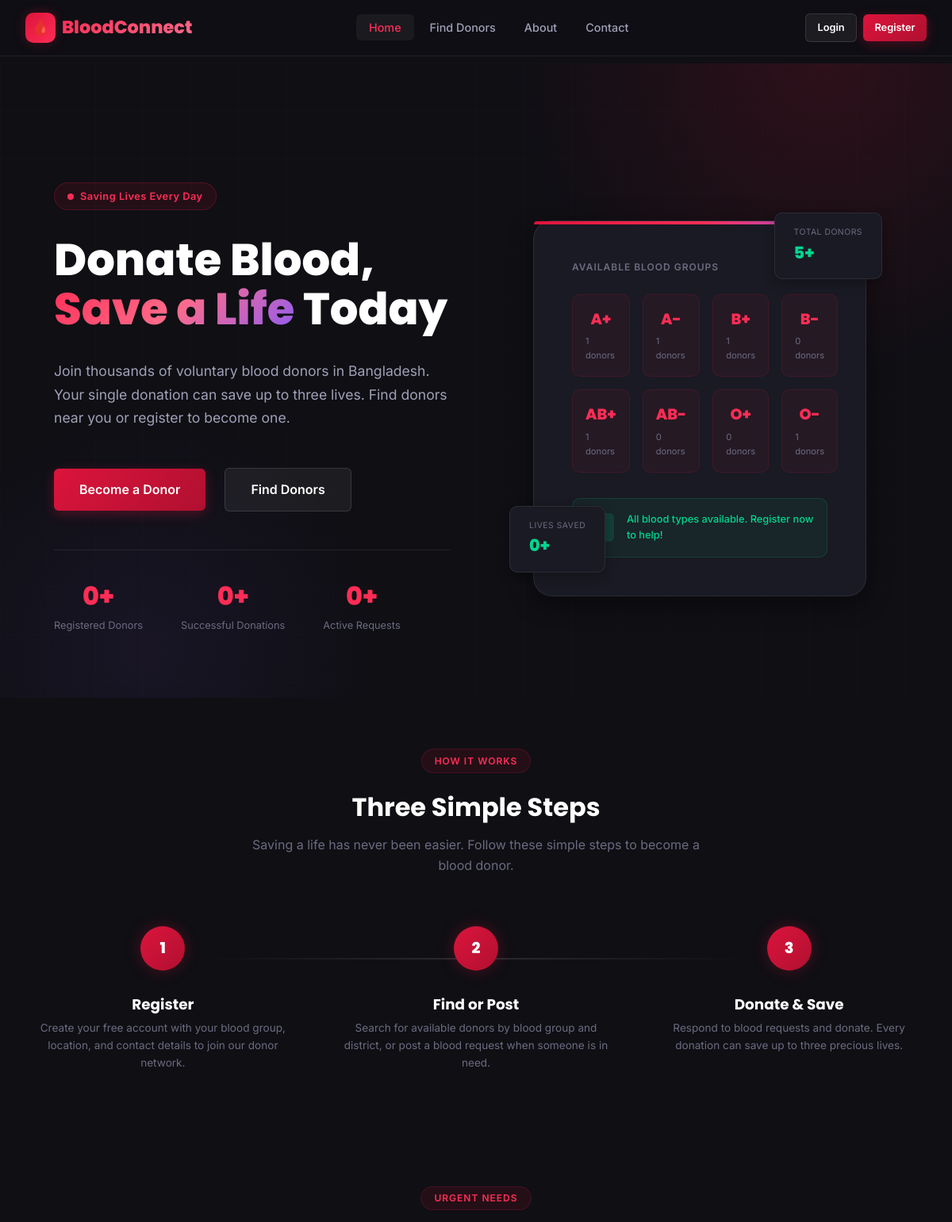
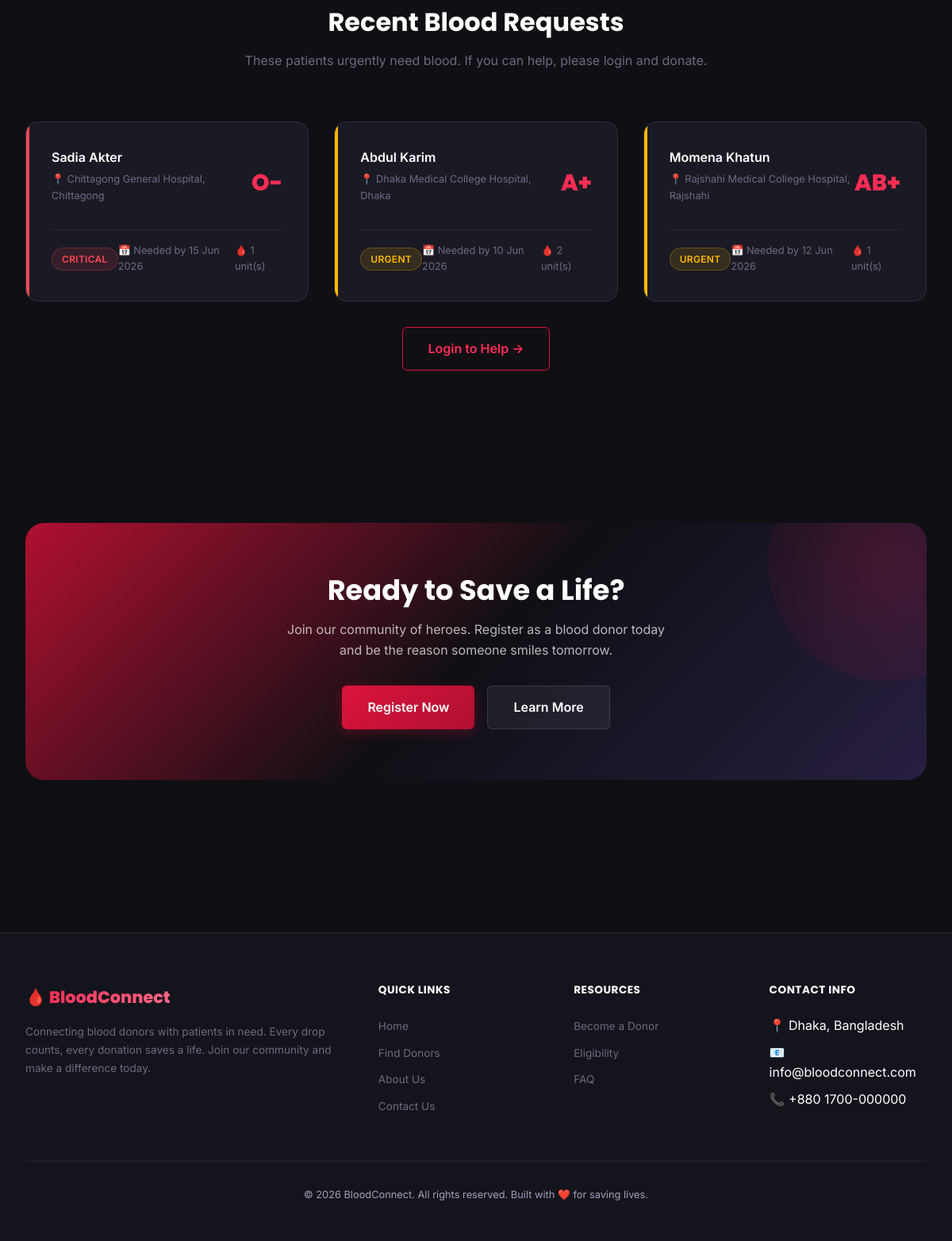
The page / on the database its author committed (2 pictures, top to bottom).
### tables this page shows
CREATE TABLE IF NOT EXISTS blood_requests (
    id INT AUTO_INCREMENT PRIMARY KEY,
    user_id INT NOT NULL,
    patient_name VARCHAR(100) NOT NULL,
    hospital_address VARCHAR(255) NOT NULL,
    required_blood_group ENUM('A+', 'A-', 'B+', 'B-', 'AB+', 'AB-', 'O+', 'O-') NOT NULL,
    units_needed INT NOT NULL DEFAULT 1,
    date_needed DATE NOT NULL,
    urgency ENUM('Normal', 'Urgent', 'Critical') DEFAULT 'Normal',
    status ENUM('Pending', 'Approved', 'Rejected', 'Fulfilled') DEFAULT 'Pending',
    created_at TIMESTAMP DEFAULT CURRENT_TIMESTAMP,
    FOREIGN KEY (user_id) REFERENCES users(id) ON DELETE CASCADE,
    INDEX idx_status (status),
    INDEX idx_urgency (urgency),
    INDEX idx_blood_group (required_blood_group)
);

### config/session.php (called while the page is built, shortened)
<?php
function isLoggedIn() {
    return isset($_SESSION['user_id']) && !empty($_SESSION['user_id']);
}

### includes/functions.php (called while the page is built, shortened)
<?php
function e($data) {
    return htmlspecialchars($data, ENT_QUOTES, 'UTF-8');
}
function formatDate($date) {
    return date('d M Y', strtotime($date));
}
function getUrgencyClass($urgency) {
    switch ($urgency) {
        case 'Critical': return 'badge-critical';
        case 'Urgent': return 'badge-urgent';
    }
}

### index.php (the view, shortened to what this page needs)
<?php
require_once __DIR__ . '/config/session.php';
$extraCSS = ['home.css'];
$db = getDB();
$totalDonors = $db->query("SELECT COUNT(*) FROM users WHERE role='user' AND status='active'")->fetchColumn();
$totalDonations = $db->query("SELECT COUNT(*) FROM donations WHERE status='Completed'")->fetchColumn();
$activeRequests = $db->query("SELECT COUNT(*) FROM blood_requests WHERE status='Approved'")->fetchColumn();
$stmt = $db->query("SELECT br.*, u.name as requester_name
                     FROM blood_requests br
                     JOIN users u ON br.user_id = u.id
                     WHERE br.status = 'Approved'
                     ORDER BY br.urgency DESC, br.created_at DESC
                     LIMIT 6");
$recentRequests = $stmt->fetchAll();
$bgCounts = [];
$bgStmt = $db->query("SELECT blood_group, COUNT(*) as count FROM users WHERE role='user' AND status='active' GROUP BY blood_group");
while ($row = $bgStmt->fetch()) {
    $bgCounts[$row['blood_group']] = $row['count'];
}
include 'includes/header.php';
?>
<section class="hero" id="hero">
    <div class="hero-bg">
        <div class="hero-grid"></div>
    </div>
    <div class="hero-content">
        <div class="hero-text">
            <div class="hero-badge">
                <span class="pulse-dot"></span>
                Saving Lives Every Day
            </div>
            <h1 class="hero-title">
                Donate Blood,<br>
                <span class="highlight">Save a Life</span> Today
            </h1>
            <p class="hero-subtitle">
                Join thousands of voluntary blood donors in Bangladesh. Your single donation
                can save up to three lives. Find donors near you or register to become one.
            </p>
            <div class="hero-actions">
                <?php if (isLoggedIn()): ?>
                    <a href="<?php echo getUserRole() === 'admin' ? 'admin/dashboard.php' : 'user/dashboard.php'; ?>" class="btn btn-primary btn-lg">📊 Go to Dashboard</a>
                <?php else: ?>
                    <a href="register.php" class="btn btn-primary btn-lg">Become a Donor</a>
                <?php endif; ?>
                <a href="search_donors.php" class="btn btn-secondary btn-lg">Find Donors</a>
            </div>
            <div class="hero-stats">
                <div class="hero-stat">
                    <div class="stat-num"><span data-count="<?php echo $totalDonors; ?>">0</span><span>+</span></div>
                    <div class="stat-text">Registered Donors</div>
                </div>
                <div class="hero-stat">
                    <div class="stat-num"><span data-count="<?php echo $totalDonations; ?>">0</span><span>+</span></div>
                    <div class="stat-text">Successful Donations</div>
                </div>
                <div class="hero-stat">
                    <div class="stat-num"><span data-count="<?php echo $activeRequests; ?>">0</span><span>+</span></div>
                    <div class="stat-text">Active Requests</div>
                </div>
            </div>
        </div>
        <div class="hero-visual">
            <div class="hero-card-stack">
                <div class="hero-card">
                    <div class="hero-card-label">Available Blood Groups</div>
                    <div class="blood-groups-grid">
                        <?php
                        $bloodGroups = ['A+', 'A-', 'B+', 'B-', 'AB+', 'AB-', 'O+', 'O-'];
                        foreach ($bloodGroups as $bg):
                        ?>
                        <div class="blood-group-item">
                            <span class="bg-type"><?php echo $bg; ?></span>
                            <span class="bg-count"><?php echo $bgCounts[$bg] ?? 0; ?> donors</span>
                        </div>
                        <?php endforeach; ?>
                    </div>
                    <div class="hero-card-info">
                        <div class="info-icon">✓</div>
                        <div class="info-text">All blood types available. Register now to help!</div>
                    </div>
                </div>
                <div class="hero-float-card top-right">
                    <div class="float-label">Total Donors</div>
                    <div class="float-value"><?php echo $totalDonors; ?>+</div>
                </div>
                <div class="hero-float-card bottom-left">
                    <div class="float-label">Lives Saved</div>
                    <div class="float-value"><?php echo $totalDonations * 3; ?>+</div>
                </div>
            </div>
        </div>
    </div>
</section>
<section class="section" id="how-it-works">
    <div class="container">
        <div class="section-header" data-animate>
            <div class="section-badge">How It Works</div>
            <h2>Three Simple Steps</h2>
            <p>Saving a life has never been easier. Follow these simple steps to become a blood donor.</p>
        </div>
        <div class="steps-grid">
            <div class="step-card" data-animate>
                <div class="step-number">1</div>
                <h3>Register</h3>
                <p>Create your free account with your blood group, location, and contact details to join our donor network.</p>
            </div>
            <div class="step-card" data-animate>
                <div class="step-number">2</div>
                <h3>Find or Post</h3>
                <p>Search for available donors by blood group and district, or post a blood request when someone is in need.</p>
            </div>
            <div class="step-card" data-animate>
                <div class="step-number">3</div>
                <h3>Donate & Save</h3>
                <p>Respond to blood requests and donate. Every donation can save up to three precious lives.</p>
            </div>
        </div>
    </div>
</section>
<?php if (!empty($recentRequests)): ?>
<section class="section" id="recent-requests">
    <div class="container">
        <div class="section-header" data-animate>
            <div class="section-badge">Urgent Needs</div>
            <h2>Recent Blood Requests</h2>
            <p>These patients urgently need blood. If you can help, please login and donate.</p>
        </div>
        <div class="requests-grid">
            <?php foreach ($recentRequests as $request): ?>
            <div class="request-card <?php echo strtolower($request['urgency']); ?>" data-animate>
                <div class="request-card-header">
                    <div>
                        <div class="patient-name"><?php echo e($request['patient_name']); ?></div>
                        <div class="hospital">📍 <?php echo e($request['hospital_address']); ?></div>
                    </div>
                    <span class="blood-type"><?php echo e($request['required_blood_group']); ?></span>
                </div>
                <div class="request-card-footer">
                    <span class="badge <?php echo getUrgencyClass($request['urgency']); ?>"><?php echo e($request['urgency']); ?></span>
                    <span>📅 Needed by <?php echo formatDate($request['date_needed']); ?></span>
                    <span>🩸 <?php echo $request['units_needed']; ?> unit(s)</span>
                </div>
            </div>
            <?php endforeach; ?>
        </div>
        <?php if (isLoggedIn()): ?>
            <div class="text-center mt-2">
                <a href="user/available_requests.php" class="btn btn-outline btn-lg">View All Requests →</a>
            </div>
        <?php else: ?>
            <div class="text-center mt-2">
                <a href="login.php" class="btn btn-outline btn-lg">Login to Help →</a>
            </div>
        <?php endif; ?>
    </div>
</section>
<?php endif; ?>
<section class="section">
    <div class="container">
        <div class="cta-section" data-animate>
            <?php if (isLoggedIn()): ?>
                <h2>Make a Difference Today!</h2>
                <p>Check available blood requests and help save someone's life. Every donation counts.</p>
                <div style="display: flex; gap: 1rem; justify-content: center; position: relative;">
                    <a href="<?php echo getUserRole() === 'admin' ? 'admin/dashboard.php' : 'user/available_requests.php'; ?>" class="btn btn-primary btn-lg">View Blood Requests</a>
                    <a href="about.php" class="btn btn-secondary btn-lg">Learn More</a>
                </div>
            <?php else: ?>
                <h2>Ready to Save a Life?</h2>
                <p>Join our community of heroes. Register as a blood donor today and be the reason someone smiles tomorrow.</p>
                <div style="display: flex; gap: 1rem; justify-content: center; position: relative;">
                    <a href="register.php" class="btn btn-primary btn-lg">Register Now</a>
                    <a href="about.php" class="btn btn-secondary btn-lg">Learn More</a>
                </div>
            <?php endif; ?>
        </div>
    </div>
</section>
<?php include 'includes/footer.php'; ?>

### includes/header.php (shortened to what this page needs)
<?php
require_once __DIR__ . '/../config/session.php';
require_once __DIR__ . '/functions.php';
$basePath = '';
$currentPage = basename($_SERVER['SCRIPT_NAME'], '.php');
?>
<!DOCTYPE html>
<html lang="en">
<head>
    <link rel="stylesheet" href="<?php echo $basePath; ?>assets/css/style.css?v=<?php echo time(); ?>">
    <?php if (isset($extraCSS)): ?>
        <?php foreach ($extraCSS as $css): ?>
            <link rel="stylesheet" href="<?php echo $basePath; ?>assets/css/<?php echo $css; ?>?v=<?php echo time(); ?>">
        <?php endforeach; ?>
    <?php endif; ?>
</head>
<body>
<?php if (!isset($hideNavbar) || !$hideNavbar): ?>
<nav class="navbar" id="navbar">
    <div class="navbar-inner">
        <a href="<?php echo $basePath; ?>index.php" class="navbar-brand">
            <div class="brand-icon">🩸</div>
            <span>BloodConnect</span>
        </a>
        <ul class="navbar-links" id="navLinks">
            <li><a href="<?php echo $basePath; ?>index.php" class="<?php echo $currentPage === 'index' ? 'active' : ''; ?>">Home</a></li>
            <li><a href="<?php echo $basePath; ?>search_donors.php" class="<?php echo $currentPage === 'search_donors' ? 'active' : ''; ?>">Find Donors</a></li>
            <li><a href="<?php echo $basePath; ?>about.php" class="<?php echo $currentPage === 'about' ? 'active' : ''; ?>">About</a></li>
            <li><a href="<?php echo $basePath; ?>contact.php" class="<?php echo $currentPage === 'contact' ? 'active' : ''; ?>">Contact</a></li>
        </ul>
        <div class="desktop-only-actions navbar-actions">
            <?php if (isLoggedIn()): ?>
                <?php if (getUserRole() === 'admin'): ?>
                    <a href="<?php echo $basePath; ?>admin/dashboard.php" class="btn btn-sm btn-secondary">📊 Dashboard</a>
                <?php else: ?>
                    <a href="<?php echo $basePath; ?>user/dashboard.php" class="btn btn-sm btn-secondary">📊 Dashboard</a>
                <?php endif; ?>
                <a href="<?php echo $basePath; ?>logout.php" class="btn btn-sm btn-outline">Logout</a>
            <?php else: ?>
                <a href="<?php echo $basePath; ?>login.php" class="btn btn-sm btn-secondary">Login</a>
                <a href="<?php echo $basePath; ?>register.php" class="btn btn-sm btn-primary">Register</a>
            <?php endif; ?>
        </div>
    </div>
</nav>
<?php endif; ?>
<?php if (!isset($hideNavbar) || !$hideNavbar): ?>
<div class="container" style="position: relative; z-index: 100; padding-top: 80px;">
</div>
<div class="page-wrapper">
<?php endif; ?>

### includes/footer.php (shortened to what this page needs)
<?php if (isset($hideNavbar) && $hideNavbar): ?>
    <div class="dashboard-content-spacer"></div>
    <footer class="dashboard-footer">
        <p>&copy; <?php echo date('Y'); ?> BloodConnect. All rights reserved. Built with ❤️ for saving lives.</p>
    </footer>
    </main>
    <button class="sidebar-toggle">☰</button>
    </div>
<?php else: ?>
    </div>
    <footer class="footer" id="footer">
        <div class="container">
            <div class="footer-grid">
                <div>
                    <div class="footer-brand">🩸 <span>BloodConnect</span></div>
                    <p class="footer-desc">
                        Connecting blood donors with patients in need. Every drop counts,
                        every donation saves a life. Join our community and make a difference today.
                    </p>
                </div>
                <div>
                    <h4 class="footer-title">Quick Links</h4>
                    <ul class="footer-links">
                        <li><a href="<?php echo $basePath ?? ''; ?>index.php">Home</a></li>
                        <li><a href="<?php echo $basePath ?? ''; ?>search_donors.php">Find Donors</a></li>
                        <li><a href="<?php echo $basePath ?? ''; ?>about.php">About Us</a></li>
                        <li><a href="<?php echo $basePath ?? ''; ?>contact.php">Contact Us</a></li>
                    </ul>
                </div>
                <div>
                    <h4 class="footer-title">Resources</h4>
                    <ul class="footer-links">
                        <li><a href="<?php echo $basePath ?? ''; ?>register.php">Become a Donor</a></li>
                        <li><a href="<?php echo $basePath ?? ''; ?>about.php#eligibility">Eligibility</a></li>
                        <li><a href="<?php echo $basePath ?? ''; ?>about.php#faq">FAQ</a></li>
                    </ul>
                </div>
                <div>
                    <h4 class="footer-title">Contact Info</h4>
                    <ul class="footer-links">
                        <li>📍 Dhaka, Bangladesh</li>
                        <li>📧 info@bloodconnect.com</li>
                        <li>📞 +880 1700-000000</li>
                    </ul>
                </div>
            </div>
            <div class="footer-bottom">
                <p>&copy; <?php echo date('Y'); ?> BloodConnect. All rights reserved. Built with ❤️ for saving lives.</p>
            </div>
        </div>
    </footer>
<?php endif; ?>
</body>
</html>

### rows shown on the page
blood_requests: patient_name "Sadia Akter", hospital_address "Chittagong General Hospital, Chittagong", required_blood_group "O-", urgency "CRITICAL", date_needed "15 Jun 2026", units_needed "1"
blood_requests: patient_name "Abdul Karim", hospital_address "Dhaka Medical College Hospital, Dhaka", required_blood_group "A+", urgency "URGENT", date_needed "10 Jun 2026", units_needed "2"
blood_requests: patient_name "Momena Khatun", hospital_address "Rajshahi Medical College Hospital, Rajshahi", required_blood_group "AB+", urgency "URGENT", date_needed "12 Jun 2026", units_needed "1"

### other values the page prints
$bg "A+"
$bgCounts[$bg] "1"
$bg "A-"
$bg "B+"
$bg "B-"
$bgCounts[$bg] "0"
$bg "AB+"
$bg "AB-"
$bg "O+"
$bg "O-"
$totalDonors "5"
$totalDonations * 3 "0"
